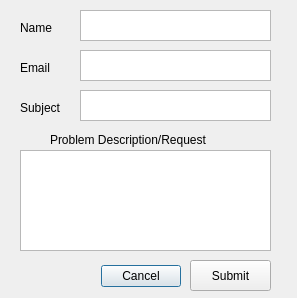
<?xml version="1.0" encoding="UTF-8"?>
<ui version="4.0">
 <class>CLWSCDesktop</class>
 <widget class="QDialog" name="CLWSCDesktop">
  <property name="geometry">
   <rect>
    <x>0</x>
    <y>0</y>
    <width>297</width>
    <height>298</height>
   </rect>
  </property>
  <property name="windowTitle">
   <string>Report a Problem or Suggestion</string>
  </property>
  <widget class="QDialogButtonBox" name="buttonBox">
   <property name="geometry">
    <rect>
     <x>100</x>
     <y>260</y>
     <width>81</width>
     <height>32</height>
    </rect>
   </property>
   <property name="orientation">
    <enum>Qt::Horizontal</enum>
   </property>
   <property name="standardButtons">
    <set>QDialogButtonBox::Cancel</set>
   </property>
  </widget>
  <widget class="QTextEdit" name="textBoxDescription">
   <property name="geometry">
    <rect>
     <x>20</x>
     <y>150</y>
     <width>251</width>
     <height>101</height>
    </rect>
   </property>
  </widget>
  <widget class="QLabel" name="label">
   <property name="geometry">
    <rect>
     <x>20</x>
     <y>20</y>
     <width>41</width>
     <height>16</height>
    </rect>
   </property>
   <property name="text">
    <string>Name</string>
   </property>
  </widget>
  <widget class="QLabel" name="label_2">
   <property name="geometry">
    <rect>
     <x>20</x>
     <y>60</y>
     <width>41</width>
     <height>16</height>
    </rect>
   </property>
   <property name="text">
    <string>Email</string>
   </property>
  </widget>
  <widget class="QLabel" name="label_3">
   <property name="geometry">
    <rect>
     <x>20</x>
     <y>100</y>
     <width>51</width>
     <height>16</height>
    </rect>
   </property>
   <property name="text">
    <string>Subject</string>
   </property>
  </widget>
  <widget class="QLabel" name="label_4">
   <property name="geometry">
    <rect>
     <x>50</x>
     <y>130</y>
     <width>191</width>
     <height>20</height>
    </rect>
   </property>
   <property name="text">
    <string>Problem Description/Request</string>
   </property>
  </widget>
  <widget class="QPushButton" name="buttonSubmit">
   <property name="geometry">
    <rect>
     <x>190</x>
     <y>260</y>
     <width>81</width>
     <height>31</height>
    </rect>
   </property>
   <property name="text">
    <string>Submit</string>
   </property>
  </widget>
  <widget class="QTextEdit" name="textBoxName">
   <property name="geometry">
    <rect>
     <x>80</x>
     <y>10</y>
     <width>191</width>
     <height>31</height>
    </rect>
   </property>
   <property name="sizePolicy">
    <sizepolicy hsizetype="Expanding" vsizetype="Fixed">
     <horstretch>0</horstretch>
     <verstretch>0</verstretch>
    </sizepolicy>
   </property>
  </widget>
  <widget class="QTextEdit" name="textBoxEmail">
   <property name="geometry">
    <rect>
     <x>80</x>
     <y>50</y>
     <width>191</width>
     <height>31</height>
    </rect>
   </property>
   <property name="sizePolicy">
    <sizepolicy hsizetype="Expanding" vsizetype="Fixed">
     <horstretch>0</horstretch>
     <verstretch>0</verstretch>
    </sizepolicy>
   </property>
  </widget>
  <widget class="QTextEdit" name="textBoxSubject">
   <property name="geometry">
    <rect>
     <x>80</x>
     <y>90</y>
     <width>191</width>
     <height>31</height>
    </rect>
   </property>
   <property name="sizePolicy">
    <sizepolicy hsizetype="Expanding" vsizetype="Fixed">
     <horstretch>0</horstretch>
     <verstretch>0</verstretch>
    </sizepolicy>
   </property>
  </widget>
 </widget>
 <resources/>
 <connections>
  <connection>
   <sender>buttonBox</sender>
   <signal>accepted()</signal>
   <receiver>CLWSCDesktop</receiver>
   <slot>accept()</slot>
   <hints>
    <hint type="sourcelabel">
     <x>248</x>
     <y>254</y>
    </hint>
    <hint type="destinationlabel">
     <x>157</x>
     <y>274</y>
    </hint>
   </hints>
  </connection>
  <connection>
   <sender>buttonBox</sender>
   <signal>rejected()</signal>
   <receiver>CLWSCDesktop</receiver>
   <slot>reject()</slot>
   <hints>
    <hint type="sourcelabel">
     <x>316</x>
     <y>260</y>
    </hint>
    <hint type="destinationlabel">
     <x>286</x>
     <y>274</y>
    </hint>
   </hints>
  </connection>
 </connections>
</ui>
